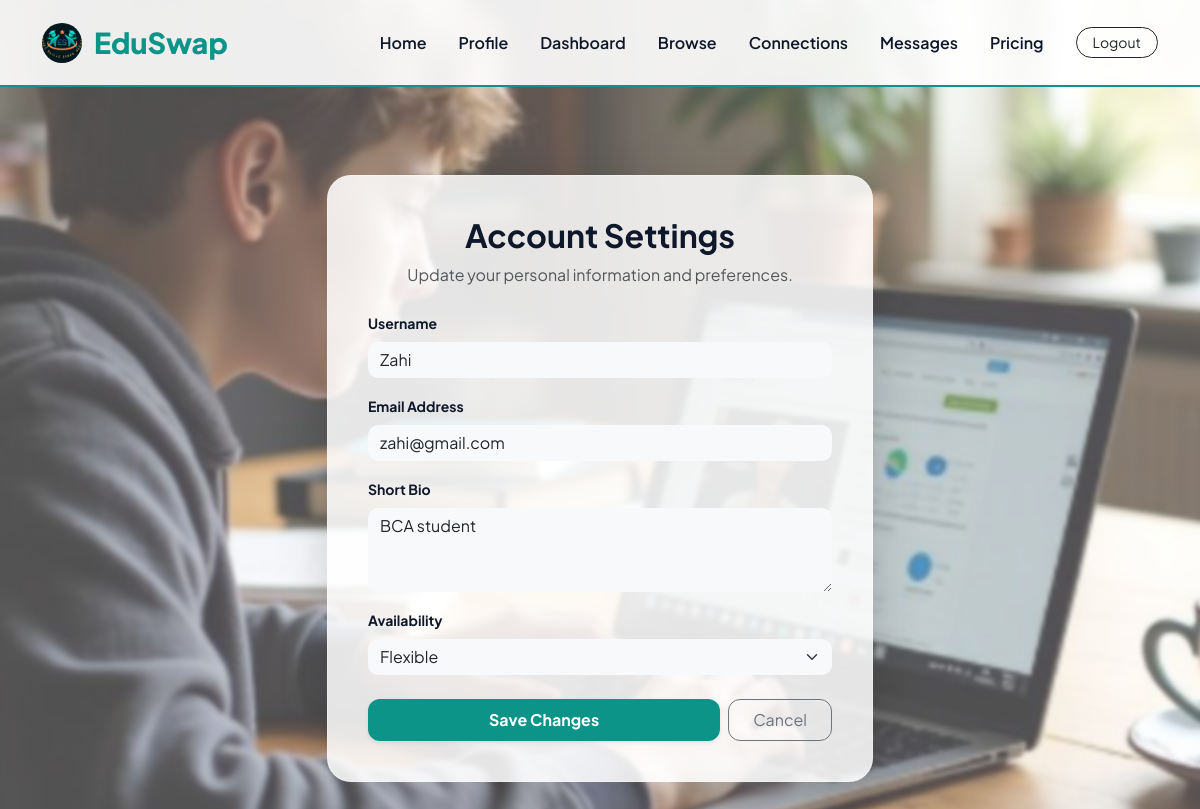
/profile-management/ (signed in), run on the app's committed database.
### swappy/models.py (models this page shows, shortened)
class Student(models.Model):
    AVAILABILITY_CHOICES = [
        ('morning', 'Morning'),
        ('afternoon', 'Afternoon'),
        ('evening', 'Evening'),
        ('weekends', 'Weekends'),
        ('flexible', 'Flexible'),
    ]
    user = models.OneToOneField(User, on_delete=models.CASCADE, related_name='student')
    bio = models.TextField(blank=True, null=True)
    availability = models.CharField(
        max_length=20,
        choices=AVAILABILITY_CHOICES,
        default='flexible'
    )
    is_premium = models.BooleanField(default=False)
    premium_since = models.DateTimeField(null=True, blank=True) # New Field
    created_at = models.DateTimeField(auto_now_add=True)

### swappy/views.py (the view, shortened to what this page needs)
# urls.py: path('profile-management/', views.profile_management, name='profile_management'),
@login_required
def profile_management(request):
    student, _ = Student.objects.get_or_create(user=request.user)
    return render(request, 'profile_management.html', {'student': student})

### swappy/views.py (called while the page is built)
def global_context(request):
    if request.user.is_authenticated:
        try:
            student = request.user.student
            pending_count = Connection.objects.filter(receiver=student, status='pending').count()
            return {'pending_count': pending_count}
        except:
            return {'pending_count': 0}
    return {'pending_count': 0}

### swappy/templates/profile_management.html (shortened to what this page needs)
{% extends 'base.html' %}
{% block content %}
<div class="row justify-content-center py-5">
    <div class="col-md-6">
        <div class="main-card shadow-lg">
            <div class="text-center mb-4">
                <h2 class="fw-bold" style="color: var(--primary);">Account Settings</h2>
                <p class="text-muted">Update your personal information and preferences.</p>
            </div>
            <form method="POST">
                <div class="mb-3">
                    <label class="form-label small fw-bold">Username</label>
                    <input type="text" name="username" class="form-control bg-light border-0"
                           value="{{ student.user.username }}" required style="border-radius: 10px;">
                </div>
                <div class="mb-3">
                    <label class="form-label small fw-bold">Email Address</label>
                    <input type="email" name="email" class="form-control bg-light border-0"
                           value="{{ student.user.email }}" required style="border-radius: 10px;">
                </div>
                <div class="mb-3">
                    <label class="form-label small fw-bold">Short Bio</label>
                    <textarea name="bio" class="form-control bg-light border-0" rows="3"
                              style="border-radius: 10px;">{{ student.bio|default:"" }}</textarea>
                </div>
                <div class="mb-4">
                    <label class="form-label small fw-bold">Availability</label>
                    <select name="availability" class="form-select bg-light border-0" style="border-radius: 10px;">
                        <option value="flexible" {% if student.availability == "flexible" %}selected{% endif %}>Flexible</option>
                    </select>
                </div>
                <div class="d-flex gap-2">
                    <button type="submit" class="btn btn-edu flex-grow-1 py-2 shadow-sm">Save Changes</button>
                    <a href="{% url 'profile' %}" class="btn btn-outline-secondary px-4 py-2" style="border-radius: 12px;">Cancel</a>
                </div>
            </form>
        </div>
    </div>
</div>
{% endblock %}

### data on the page
Student: username "Zahi", email "zahi@gmail.com", bio "BCA student", availability "Flexible"
